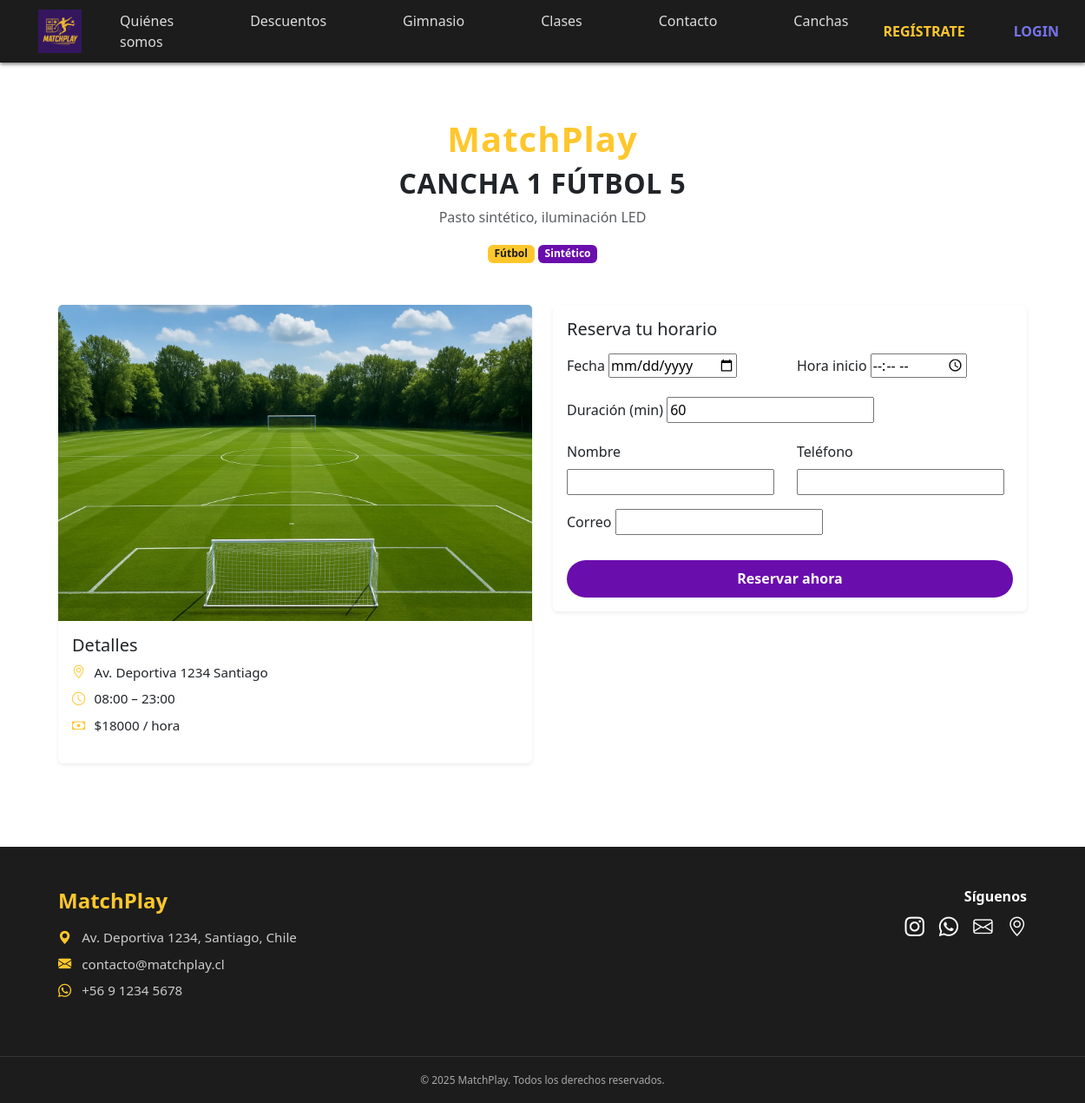
The page /canchas/1/ on the database its author committed.
### core/models.py (models this page shows, shortened)
class Cancha(models.Model):
    class Deporte(models.TextChoices):
        FUTBOL = "FUTBOL", "Fútbol"
        TENIS = "TENIS", "Tenis"
        PADEL = "PADEL", "Pádel"
        MULTI = "MULTI", "Multicancha"
        OTRO = "OTRO", "Otro"
    recinto = models.ForeignKey(Recinto, on_delete=models.CASCADE, related_name="canchas")
    nombre = models.CharField(max_length=120)
    descripcion = models.TextField(blank=True)
    deporte = models.CharField(max_length=12, choices=Deporte.choices, default=Deporte.FUTBOL)
    tipo_superficie = models.CharField(max_length=60, blank=True)
    precio_hora = models.DecimalField(max_digits=10, decimal_places=2, default=0, validators=[MinValueValidator(0)])
    duracion_tramo_min = models.PositiveIntegerField(default=60, validators=[MinValueValidator(15), MaxValueValidator(240)])
    activa = models.BooleanField(default=True)
    creado_en = models.DateTimeField(auto_now_add=True)
    actualizado_en = models.DateTimeField(auto_now=True)
    class Meta:
        verbose_name = "Cancha"
        verbose_name_plural = "Canchas"
        unique_together = (("recinto", "nombre"),)
        ordering = ("recinto__nombre", "nombre")

class Recinto(models.Model):
    nombre = models.CharField(max_length=120)
    direccion = models.CharField(max_length=255, blank=True)
    comuna = models.CharField(max_length=120, blank=True)
    telefono = models.CharField(max_length=30, blank=True)
    email = models.EmailField(blank=True)
    url_maps = models.URLField(blank=True)
    hora_apertura = models.TimeField(default=time(8, 0))   # 08:00
    hora_cierre = models.TimeField(default=time(23, 0))    # 23:00
    activo = models.BooleanField(default=True)
    creado_en = models.DateTimeField(auto_now_add=True)
    actualizado_en = models.DateTimeField(auto_now=True)
    class Meta:
        verbose_name = "Recinto"
        verbose_name_plural = "Recintos"
        ordering = ("nombre",)

### core/views.py (the view, shortened to what this page needs)
# urls.py: path("canchas/<int:pk>/", views.cancha_detalle, name="cancha_detalle"),
def cancha_detalle(request, pk: int):
    cancha = get_object_or_404(Cancha.objects.select_related("recinto"), pk=pk, activa=True)
    form = ReservaForm(initial={"cancha_id": cancha.id})
    reservas_del_dia = []
    tramos_disponibles = []
    fecha_qs = request.GET.get("fecha")
    return render(
        request,
        "core/canchas/detalle.html",
        {
            "cancha": cancha,
            "form": form,
            "reservas_del_dia": reservas_del_dia,
            "tramos_disponibles": tramos_disponibles,
        },
    )

### core/forms.py (shortened to what this page needs)
class ReservaForm(forms.Form):
    cancha_id = forms.IntegerField(widget=forms.HiddenInput())
    nombre_contacto = forms.CharField(max_length=120, required=False)
    email_contacto = forms.EmailField(required=False)
    telefono_contacto = forms.CharField(max_length=30, required=False)
    fecha = forms.DateField(widget=forms.DateInput(attrs={"type": "date"}))
    hora_inicio = forms.TimeField(widget=forms.TimeInput(attrs={"type": "time"}))
    duracion_min = forms.IntegerField(min_value=15, initial=60, help_text="Duración en minutos")
    User = get_user_model()

### core/templates/core/canchas/detalle.html (shortened to what this page needs)
{% extends "core/base.html" %}
{% load static %}
{% block content %}
<div class="container py-5">
  <div class="text-center mb-5">
    <h1 class="brand-title">
      <span class="brand-match">{{ cancha.recinto.nombre }}</span>
    </h1>
    <h2 class="section-heading">{{ cancha.nombre }}</h2>
    <p class="text-muted">{{ cancha.descripcion|default:"Cancha disponible para reservas" }}</p>
    <span class="badge badge-gold">{{ cancha.get_deporte_display }}</span>
    <span class="badge badge-purple">{{ cancha.tipo_superficie|default:"-" }}</span>
  </div>
  <div class="row g-4">
    <div class="col-md-6">
      <div class="card shadow-sm border-0">
        <img src="{% static 'core/img/canchafut.webp' %}" class="card-img-top" alt="Foto de {{ cancha.nombre }}">
        <div class="card-body">
          <h5 class="card-title">Detalles</h5>
          <ul class="list-unstyled cancha-info">
            <li><i class="bi bi-geo-alt"></i> {{ cancha.recinto.direccion }}</li>
            <li><i class="bi bi-clock"></i> {{ cancha.recinto.hora_apertura|time:"H:i" }} – {{ cancha.recinto.hora_cierre|time:"H:i" }}</li>
            <li><i class="bi bi-cash"></i> ${{ cancha.precio_hora|floatformat:0 }} / hora</li>
          </ul>
        </div>
      </div>
    </div>
    <div class="col-md-6">
      <div class="card shadow-sm border-0">
        <div class="card-body">
          <h5 class="card-title mb-3">Reserva tu horario</h5>
          <form id="reserva-form" method="post" action="{% url 'reserva_crear' cancha.id %}">
            <div class="row g-3">
              <div class="col-md-6">
                <label class="form-label">Fecha</label>
                {{ form.fecha }}
              </div>
              <div class="col-md-6">
                <label class="form-label">Hora inicio</label>
                {{ form.hora_inicio }}
              </div>
              <div class="col-md-12">
                <label class="form-label">Duración (min)</label>
                {{ form.duracion_min }}
              </div>
              <div class="col-md-6">
                <label class="form-label">Nombre</label>
                {{ form.nombre_contacto }}
              </div>
              <div class="col-md-6">
                <label class="form-label">Teléfono</label>
                {{ form.telefono_contacto }}
              </div>
              <div class="col-md-12">
                <label class="form-label">Correo</label>
                {{ form.email_contacto }}
              </div>
            </div>
            <div class="d-grid mt-4">
              <button type="submit" class="btn btn-gold">Reservar ahora</button>
            </div>
          </form>
        </div>
      </div>
    </div>
  </div>
</div>
{% endblock %}

### core/static/core/css/style.css (style rules this page uses)
body { font-family: 'Segoe UI', sans-serif; }
.brand-title { font-weight: bold; font-size: 3rem; letter-spacing: 2px; }
.brand-match { color: #ffc72c; }
.brand-title { font-weight: 800; font-size: 2.5rem; letter-spacing: 1px; margin-bottom: 0.5rem; }
.btn-gold { background-color: #6a0dad; color: #fff; font-weight: bold; border: none; padding: 0.6rem 1.5rem; transition: all 0.3s ease; border-radius: 30px; }
.section-heading { font-weight: 800; letter-spacing: .5px; text-transform: uppercase; }
.badge-gold { background: #ffe59a; border-color: #ffd66e; }
.badge-purple { background: #e6d4ff; border-color: #d3b9ff; color:#3d2070; }
.badge-gold { background-color: #ffc72c; color: #1c1c1c; font-weight: 600; }
.badge-purple { background-color: #6a0dad; color: #fff; font-weight: 600; }
.cancha-info li { margin-bottom: .5rem; font-size: .95rem; }
.cancha-info i { color: #ffc72c; margin-right: .4rem; }

### rows shown on the page
Cancha: recinto.nombre "MatchPlay", nombre "CANCHA 1 FÚTBOL 5", descripcion "Pasto sintético, iluminación LED", deporte "Fútbol", tipo_superficie "Sintético", recinto.direccion "Av. Deportiva 1234 Santiago", recinto.hora_apertura "08:00", recinto.hora_cierre "23:00", precio_hora "18000"
